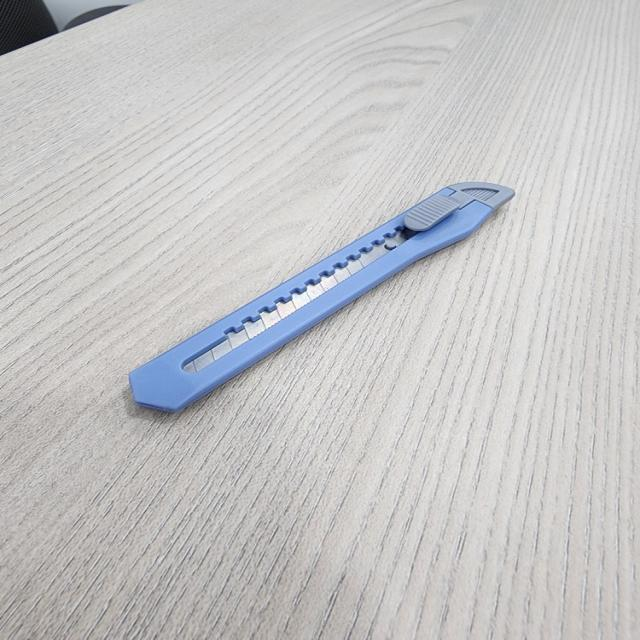
#> input picture make_augmentation_data_in_real_data/real_data_before_augmentation/train/images/KakaoTalk_20240103_151109346_04_jpg.rf.6b5d575a8ab02bc9eac9d90a204fe131.jpg, 640 x 640 px; its folder holds only this picture in this run
$ jupyter execute --allow-errors augmentation_custom.ipynb
#> lines starting #> are read from the running program, lines starting #| are printed output that depends on the picture
[cell 1]
# !pip install opencv-python pillow

[cell 2]
import cv2
import os
from PIL import Image
import numpy as np
import shutil

[cell 3]
def flip_image_and_labels(image_path, label_path, flip_mode, output_image_path, output_label_path):
    # 이미지 불러오기
#> called with flip_mode = 1
    image = cv2.imread(image_path)
#> image is the input picture: shape (640, 640, 3); mean B, G, R 198.3, 197.5, 197.4
    height, width = image.shape[:2]
#> height = 640; width = 640

    # 이미지 뒤집기
    flipped_image = cv2.flip(image, flip_mode)
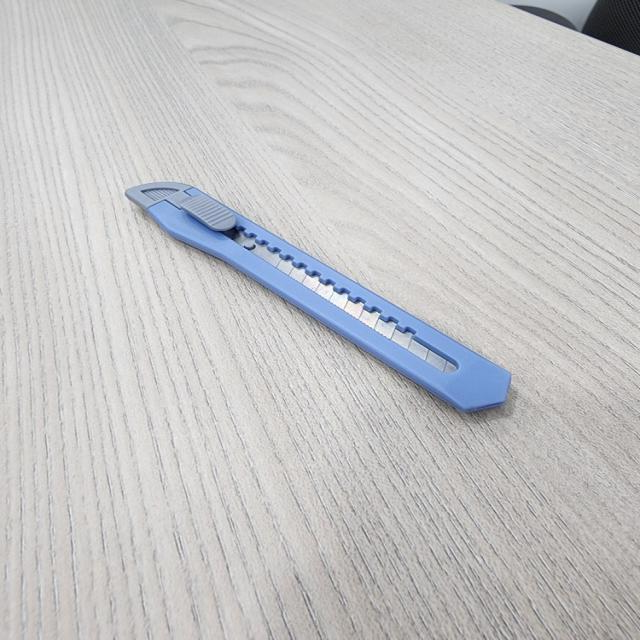
#> flipped_image: shape (640, 640, 3); mean B, G, R 198.3, 197.5, 197.4

    # 라벨 파일 불러오기 및 뒤집기
    flipped_labels = []
    with open(label_path, 'r') as file:
        for line in file:
            class_id, x_center, y_center, bbox_width, bbox_height = map(float, line.split())
            class_id = int(class_id)
            if flip_mode == 1:  # 좌우 뒤집기
                x_center = 1 - x_center
            elif flip_mode == 0:  # 상하 뒤집기
                y_center = 1 - y_center
            flipped_labels.append((class_id, x_center, y_center, bbox_width, bbox_height))

    # 결과 저장
    cv2.imwrite(output_image_path, flipped_image)
    with open(output_label_path, 'w') as file:
        for label in flipped_labels:
            file.write(' '.join(map(str, label)) + '\n')

# [57 lines left out: functions adjust_brightness_and_save, apply_blur_and_save, rotate_image_and_labels, not called in this run]


$ run again, on make_augmentation_data_in_real_data/real_data_before_augmentation/train/images/KakaoTalk_20240103_151127507_07_jpg.rf.adc3f6a038edf398c5f0eee992c70b27.jpg
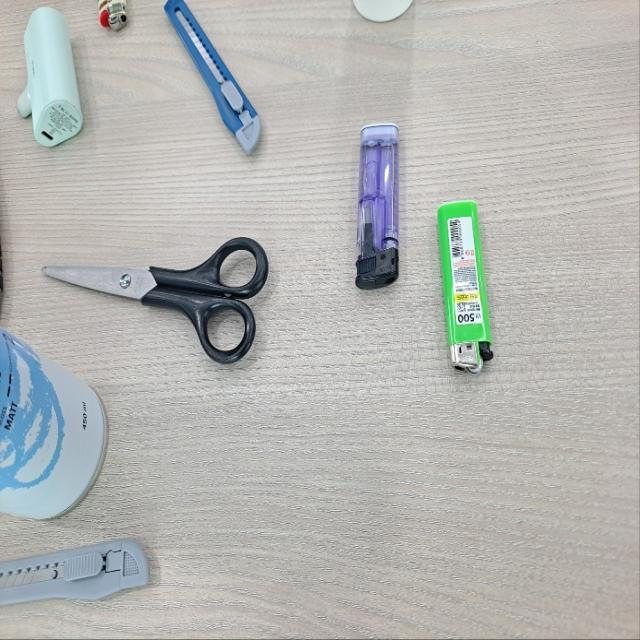
#> input picture make_augmentation_data_in_real_data/real_data_before_augmentation/train/images/KakaoTalk_20240103_151127507_07_jpg.rf.adc3f6a038edf398c5f0eee992c70b27.jpg, 640 x 640 px
#> in flip_image_and_labels, image is the input picture: shape (640, 640, 3); mean B, G, R 179.7, 181.9, 180.3
#> in flip_image_and_labels, `flipped_image = cv2.flip(image, flip_mode)`:
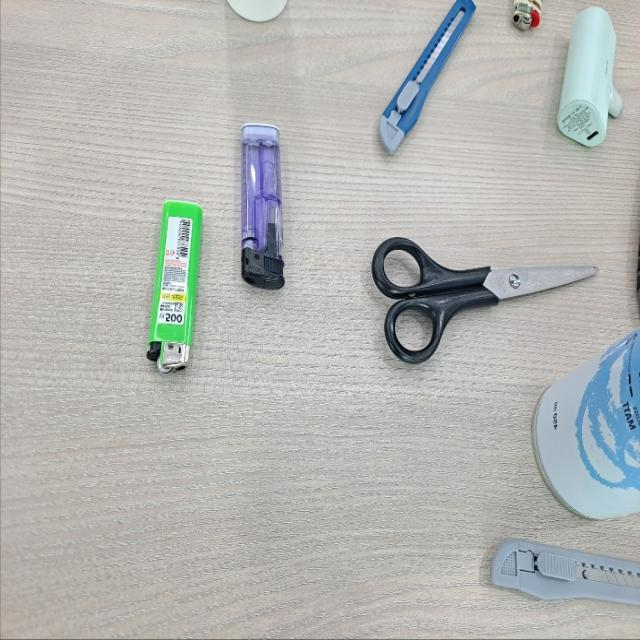
#> flipped_image: shape (640, 640, 3); mean B, G, R 179.7, 181.9, 180.3

$ run again, on make_augmentation_data_in_real_data/real_data_before_augmentation/train/images/KakaoTalk_20240103_151127507_08_jpg.rf.7ed290c67cbec98696775efb84ef6f9e.jpg
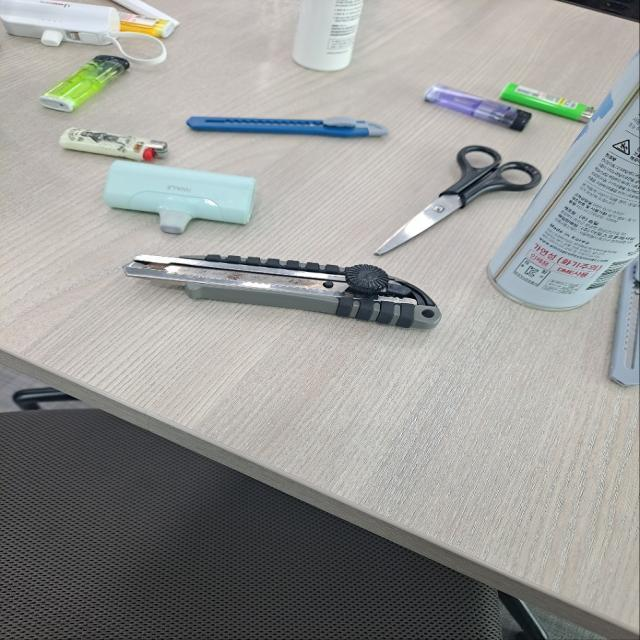
#> input picture make_augmentation_data_in_real_data/real_data_before_augmentation/train/images/KakaoTalk_20240103_151127507_08_jpg.rf.7ed290c67cbec98696775efb84ef6f9e.jpg, 640 x 640 px
#> in flip_image_and_labels, image is the input picture: shape (640, 640, 3); mean B, G, R 151.2, 153.7, 152.8
#> in flip_image_and_labels, `flipped_image = cv2.flip(image, flip_mode)`:
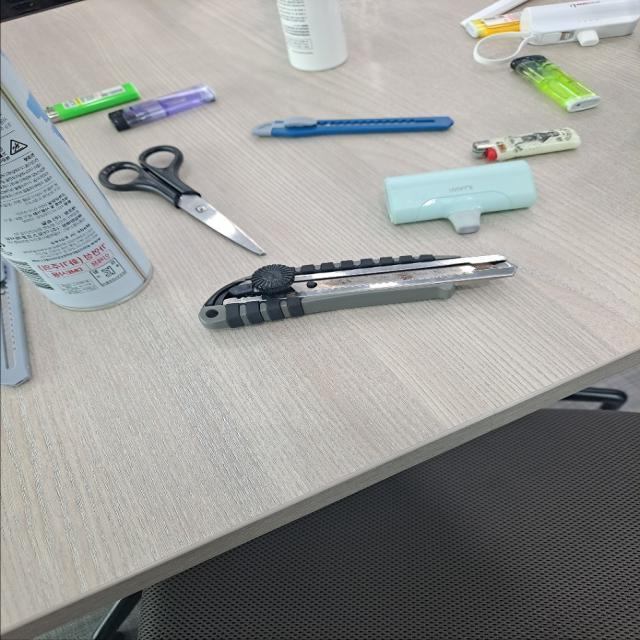
#> flipped_image: shape (640, 640, 3); mean B, G, R 151.2, 153.7, 152.8
